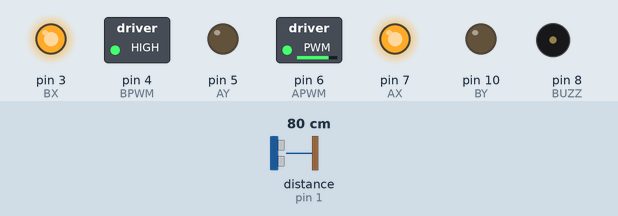
A sketch run on a simulated Arduino Uno, built with avr-gcc and run on an emulated ATmega328P. Shown: switched loads named in the sketch (green lamp = pin HIGH), output pins drawn as LEDs (lit = HIGH), buzzer (waves = sounding, pin HIGH). Dashed ring = blinking. The test bench sets the inputs (shaded band); at power-on: distance to the obstacle (sensor on pin 1) 80 cm. The echo pulse lasts 58.3 µs per cm; not simulated (calls return 0 or success): WiFiConfig.h; pins used as bus, display or sensor lines are not drawn.

Above: at 2.2 s.
2.3 s: distance to the obstacle (sensor on pin 1) set to 27 cm
3.8 s: distance to the obstacle (sensor on pin 1) set to 21 cm
At 4.2 s:
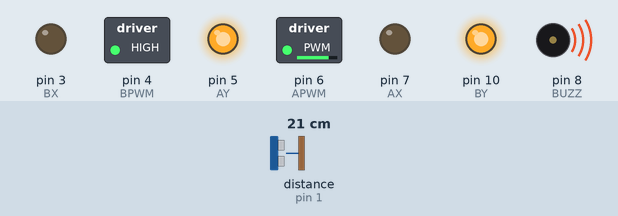
At 4.8 s:
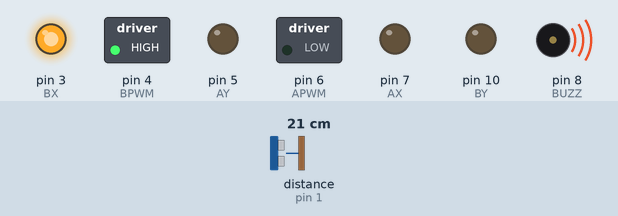
6.8 s: distance to the obstacle (sensor on pin 1) set to 24 cm
At 10.8 s:
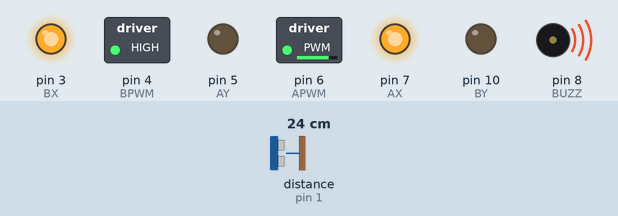
Timing chart, 0 to 18.8 s (numbered marks = the images above; inputs shaded):
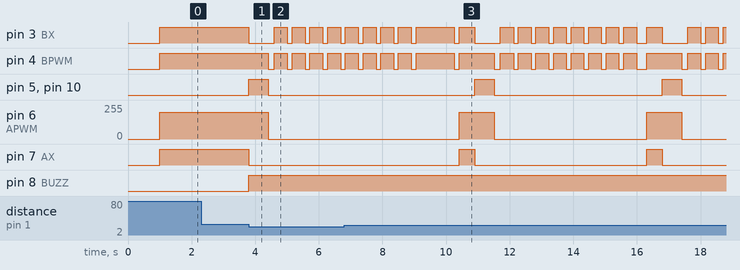

The sketch:

Autonomous_Rover_Receiver.ino
```cpp
#include <WiFiConfig.h>

#define CENTERX 209
#define CENTERY 217
#define DEADZONE 15
#define APWM 6
#define BPWM 4
#define AX 7
#define AY 5
#define BX 3
#define BY 10
#define TRIG 0
#define ECHO 1
#define BUZZ 8
#define SCAN_STEPS 8
#define STEP_TIME 400

RemoteData data;
bool autonomous = false;
int lastSW = 1;
unsigned long buzzStart = 0;
bool buzzing = false;

void stop(){
  digitalWrite(AX, LOW); digitalWrite(AY, LOW);
  digitalWrite(BX, LOW); digitalWrite(BY, LOW);
  analogWrite(APWM, 0); analogWrite(BPWM, 0);
}

void moveBackward(){
  digitalWrite(AX, LOW); digitalWrite(AY, HIGH);
  analogWrite(APWM, 200);
  digitalWrite(BX, LOW); digitalWrite(BY, HIGH);
  analogWrite(BPWM, 160);
}

void moveForward(){
  digitalWrite(AX, HIGH); digitalWrite(AY, LOW);
  analogWrite(APWM, 200);
  digitalWrite(BX, HIGH); digitalWrite(BY, LOW);
  analogWrite(BPWM, 160);
}

void moveBackwardRight(){
  // Left motor stops, right motor forward
  digitalWrite(AX, LOW); digitalWrite(AY, LOW);
  analogWrite(APWM, 0);
  digitalWrite(BX, LOW); digitalWrite(BY, HIGH);
  analogWrite(BPWM, 160);
}

void moveBackwardLeft(){
  // Left motor forward, right motor stops
  digitalWrite(AX, LOW); digitalWrite(AY, HIGH);
  analogWrite(APWM, 200);
  digitalWrite(BX, LOW); digitalWrite(BY, LOW);
  analogWrite(BPWM, 0);
}

void moveForwardRight(){
  // Left motor stops, right motor backward
  digitalWrite(AX, LOW); digitalWrite(AY, LOW);
  analogWrite(APWM, 0);
  digitalWrite(BX, HIGH); digitalWrite(BY, LOW);
  analogWrite(BPWM, 160);
}

void moveForwardLeft(){
  // Left motor backward, right motor stops
  digitalWrite(AX, HIGH); digitalWrite(AY, LOW);
  analogWrite(APWM, 200);
  digitalWrite(BX, LOW); digitalWrite(BY, LOW);
  analogWrite(BPWM, 0);
}

long pulseSensor(){
  digitalWrite(TRIG, LOW);
  delayMicroseconds(100);
  digitalWrite(TRIG, HIGH);
  delayMicroseconds(100);
  digitalWrite(TRIG, LOW);
  long duration = pulseIn(ECHO, HIGH);
  return duration / 58.0;
}

void buzz(){
  digitalWrite(BUZZ, HIGH);
  buzzStart = millis();
  buzzing = true;
}

void endBuzz(){
  if (buzzing && millis() - buzzStart > 200){
    digitalWrite(BUZZ, LOW);
    buzzing = false;
  }
}

bool smartDelay(int ms){
  unsigned long start = millis();
  while (millis() - start < ms){
    if (data.sw == 0 && lastSW == 1){
      autonomous = false;
      lastSW = data.sw;
      stop();
      return true;
    }
    lastSW = data.sw;
    delay(10);
  }
  return false;
}

long scanDirection(bool left){
  if (left) moveForwardLeft(); else moveForwardRight();
  if (smartDelay(800)) return -1;
  stop();
  if (smartDelay(200)) return -1;
  long dist = pulseSensor();
  if (left) moveBackwardLeft(); else moveBackwardRight();
  if (smartDelay(800)) return -1;
  stop();
  buzz();
  if (smartDelay(200)) return -1;
  return dist;
}

void setup(){
  Serial.begin(115200);
  wifi_setup();
  set_data_receiver(&data);
  pinMode(APWM, OUTPUT); pinMode(BPWM, OUTPUT);
  pinMode(AX, OUTPUT); pinMode(AY, OUTPUT);
  pinMode(BX, OUTPUT); pinMode(BY, OUTPUT);
  pinMode(TRIG, OUTPUT); pinMode(ECHO, INPUT);
  pinMode(BUZZ, OUTPUT);
  data.vx = 209;
  data.vy = 217;
  data.sw = 1;
  delay(1000);
}

void loop(){
  if (data.sw == 0 && lastSW == 1) autonomous = !autonomous;
  lastSW = data.sw;
  endBuzz();

  int vx = (int)data.vx;
  int vy = (int)data.vy;

  if (!autonomous){
    if (abs(vx - CENTERX) < DEADZONE && abs(vy - CENTERY) < DEADZONE){
      stop();
      buzz();
    } else if (vy > CENTERY){
      if (abs(vx - CENTERX) < DEADZONE) moveBackward();
      else if (vx > CENTERX) moveBackwardLeft();
      else moveBackwardRight();
    } else {
      if (abs(vx - CENTERX) < DEADZONE) moveForward();
      else if (vx > CENTERX) moveForwardLeft();
      else moveForwardRight();
    }
    delay(20);
  } else {
    long distance = pulseSensor();
    if (distance >= 25){
      moveForward();
      return;
    }

    // Too close to obstacle, back up first
    stop();
    buzz();
    moveBackward();
    if (smartDelay(600)) return;
    stop();
    if (smartDelay(200)) return;

    // Now scan with some breathing room
    long distances[SCAN_STEPS];
    for (int i = 0; i < SCAN_STEPS; i++){
      moveForwardRight();
      if (smartDelay(STEP_TIME)) return;
      stop();
      if (smartDelay(150)) return;
      distances[i] = pulseSensor();
    }

    int bestStep = 0;
    long bestDist = 0;
    for (int i = 0; i < SCAN_STEPS; i++){
      if (distances[i] > bestDist){
        bestDist = distances[i];
        bestStep = i;
      }
    }

    // Everything blocked even after backing up, back up more
    if (bestDist < 15){
      buzz();
      moveBackward();
      if (smartDelay(800)) return;
      stop();
      return; // try again next loop
    }

    // Spin to best direction
    buzz();
    for (int i = 0; i < bestStep; i++){
      moveForwardRight();
      if (smartDelay(STEP_TIME)) return;
    }
    stop();
    if (smartDelay(150)) return;

    moveForward();
    if (smartDelay(500)) return;
  }
}
```

Measured:
- the behaviour switches between 25 and 24 cm on distance to the obstacle (sensor on pin 1) (found by bisection; images 0 and 1)
- the behaviour switches between 21 and 22 cm on distance to the obstacle (sensor on pin 1) (found by bisection; images 2 and 3)
- after the input at 2.3 s, every drawn part: stays the same
- after the input at 3.8 s, pin 3 (BX): HIGH → LOW at once, then repeats every 0.56 s: HIGH 0.40 s, LOW 0.16 s; pin 4 (BPWM): alternates HIGH for 0.40 s and LOW for 0.16 s, starting after 0.60 s; pin 5 (AY), pin 10 (BY): LOW → HIGH at once, → LOW 0.60 s later; pin 6 (APWM): 200/255 → 0/255 after 0.60 s; pin 7 (AX): HIGH → LOW at once
